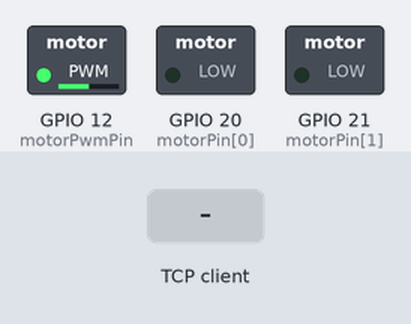
A program run on a simulated Raspberry Pi (BCM pin numbers). Shown: switched loads named in the program (green lamp = pin HIGH). The test bench sets the inputs (shaded band). One TCP client connects 1 s after the port opens and stays connected; threads take turns every 2 ms; what the program prints to the terminal is not drawn. At 5.8 s the program stops and its outputs stay as they are.

Above: at 1.2 s.
1.3 s: the TCP client sends "F"
At 1.6 s:
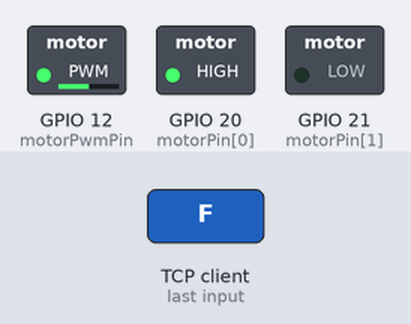
2.8 s: the TCP client sends "R"
At 3.9 s:
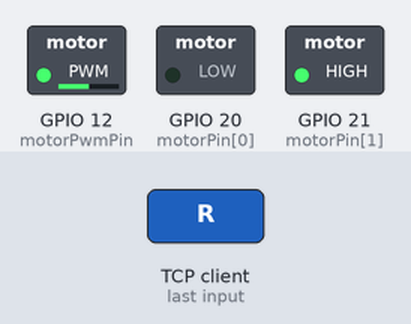
4.3 s: the TCP client sends "E"
At 5.1 s:
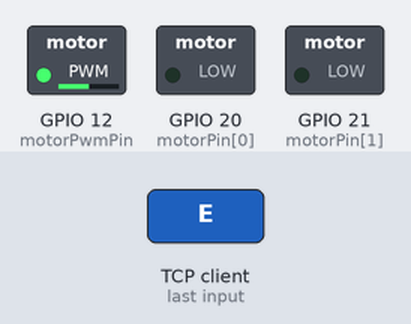
5.8 s: the TCP client sends "C"
At 6.2 s:
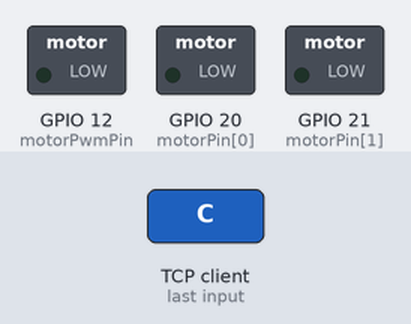
Timing chart, 0 to 7.3 s (numbered marks = the images above; inputs shaded):
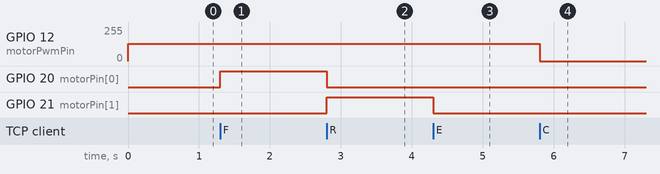

The program:

RearDriveCar.py
```python
#-*- coding: utf-8 -*-
import RPi.GPIO as GPIO, sys, socket, threading, time


#thread lock value
lock = threading.Lock()

'''
exit flag
closeFlag is connection_check_value in thread
isClose is program exit flag
'''
isClose = False
closeFlag = False

#thread - check that client socket connection is alive
def checkConnect(intervalValue):

    interval = intervalValue
    global isClose
    global closeFlag

    '''
    Every [interval] seconds, server send connect_check_character 'C'
    '''
    while True:
        #current execute time
        startTime = time.perf_counter()

        checkMsg = "C"

        print("alive check")

        '''
        wait [interval] seconds
        for client send return value 'C'
        '''

        while True:
            #resourse lock
            lock.acquire()

            #send to connection socket 'c'
            connectCheck = connectionSocket.send(checkMsg.encode('utf-8'))

            #connectCheck is accpet send msg byte, if not 1 is closed
            if connectCheck != 1:
                print("socket closed")
                isClose = True

            #recv 'c' in 30 seconds
            closeFlag = True

            lock.release()

            while time.perf_counter() - startTime < interval:
                pass

            lock.acquire()

            if closeFlag:
                isClose = True

            lock.release()

            break

def waitTime(endTime):
    startTime = time.perf_counter()
    while time.perf_counter() - startTime < endTime:
        pass

#pin output value
HIGH = 1
LOW = 0

#pwm setting(speed, degree, pin)
#speed : 0 ~ 250?
servoDegree = 90
motorSpeed = 50
servoMotorPwmPin = 13
motorPwmPin = 12
motorPin = [20,21]

#GPIO initialize
GPIO.setwarnings(False)
GPIO.setmode(GPIO.BCM)

#GPIO setting
GPIO.setup(motorPin[0], GPIO.OUT)
GPIO.setup(motorPin[1], GPIO.OUT)

#GPIO first value
GPIO.output(motorPin[0], LOW)
GPIO.output(motorPin[1], LOW)

#GPIO pwm pin setting
GPIO.setup(motorPwmPin, GPIO.OUT)
GPIO.setup(servoMotorPwmPin, GPIO.OUT)

#pwm bind
motorPwm = GPIO.PWM(motorPwmPin, motorSpeed)
servoPwm = GPIO.PWM(servoMotorPwmPin, servoDegree)

#pwm start
motorPwm.start(motorSpeed)
servoPwm.start(servoDegree)

#ip, port
#ip = input("ip: ")
ip = '192.168.43.250'

#port = input("port: ")
port = 54321

addr = (ip, int(port))

print("ip, port :" + ip + ", ", port)

#bind Server socket
while True:
    while True:
        try:
            serverSocket = socket.socket(socket.AF_INET, socket.SOCK_STREAM)
            print("Make server socket")

            serverSocket.bind(addr)
            print("binded socket")
            break

        except:
            print("reconnect")
            serverSocket.close()
            waitTime(10)
            continue

    #waiting for client socket(1)
    serverSocket.listen(1)

    #get client socket
    connectionSocket, connectAddr = serverSocket.accept();

    print("connect")

    #connectio check thread
    checkCycle = 30
    connectionTread = threading.Thread(target=checkConnect, args=(checkCycle,), daemon=True)
    connectionTread.start()

    #comunication
    while True:

        #motor output flag (motor1 in1, motor1 in2, motor2 in1, motor2 in2)
        cntlFlag = [LOW, LOW, LOW, LOW]

        #recive
        try:
            cntlMsg = connectionSocket.recv(1)

        #can't handle IOException
        except:
            isClose = True

        finally:
            #if client send socket close
            if cntlMsg == b'':
                isClose = True

            #socket error
            elif cntlMsg == -1:
                isClose = True

        #close
        if isClose:
            connectionSocket.close()
            serverSocket.close()
            servoPwm.stop()
            motorPwm.stop()
            GPIO.cleanup()
            sys.exit()

        cntlMsg = cntlMsg.decode('utf-8')

        #close
        if cntlMsg == 'E':
            isClose = True
        elif cntlMsg == 'C':
            closeFlag = False
        #newline charator
        elif cntlMsg =='\n':
            continue
        #foward
        elif cntlMsg == 'F':
            cntlFlag = [HIGH, LOW]
        #rear
        elif cntlMsg == 'R':
            cntlFlag = [LOW, HIGH]
        #break
        elif cntlMsg == 'B':
            cntlFlag = [LOW, LOW]
        #Nuetral
        elif cntlMsg == 'L':
            servoDegree = servoDegree - 3
        #Back
        elif cntlMsg == 'R':
            servoDegree = servoDegree + 3
        #speed value
        elif cntlMsg.isdecimal():
            motor1speed = int(cntlMsg) * 10
        #exception
        else:
            print(cntlMsg + "is garbage")

        #change servo degree

        if(servoDegree < 30):
            servoDegree = 30
        elif(servoDegree > 120):
            servoDegree = 120

        servoPwm.ChangeDutyCycle(servoDegree)

        GPIO.output(motorPin[0], cntlFlag[0])
        GPIO.output(motorPin[1], cntlFlag[1])
```

Measured:
- after the input at 1.3 s, GPIO 20 (motorPin[0]): LOW → HIGH at once
- after the input at 2.8 s, GPIO 20 (motorPin[0]): HIGH → LOW at once; GPIO 21 (motorPin[1]): LOW → HIGH at once
- after the input at 4.3 s, GPIO 21 (motorPin[1]): HIGH → LOW at once
- after the input at 5.8 s, GPIO 12 (motorPwmPin): 128/255 → 0/255 at once
